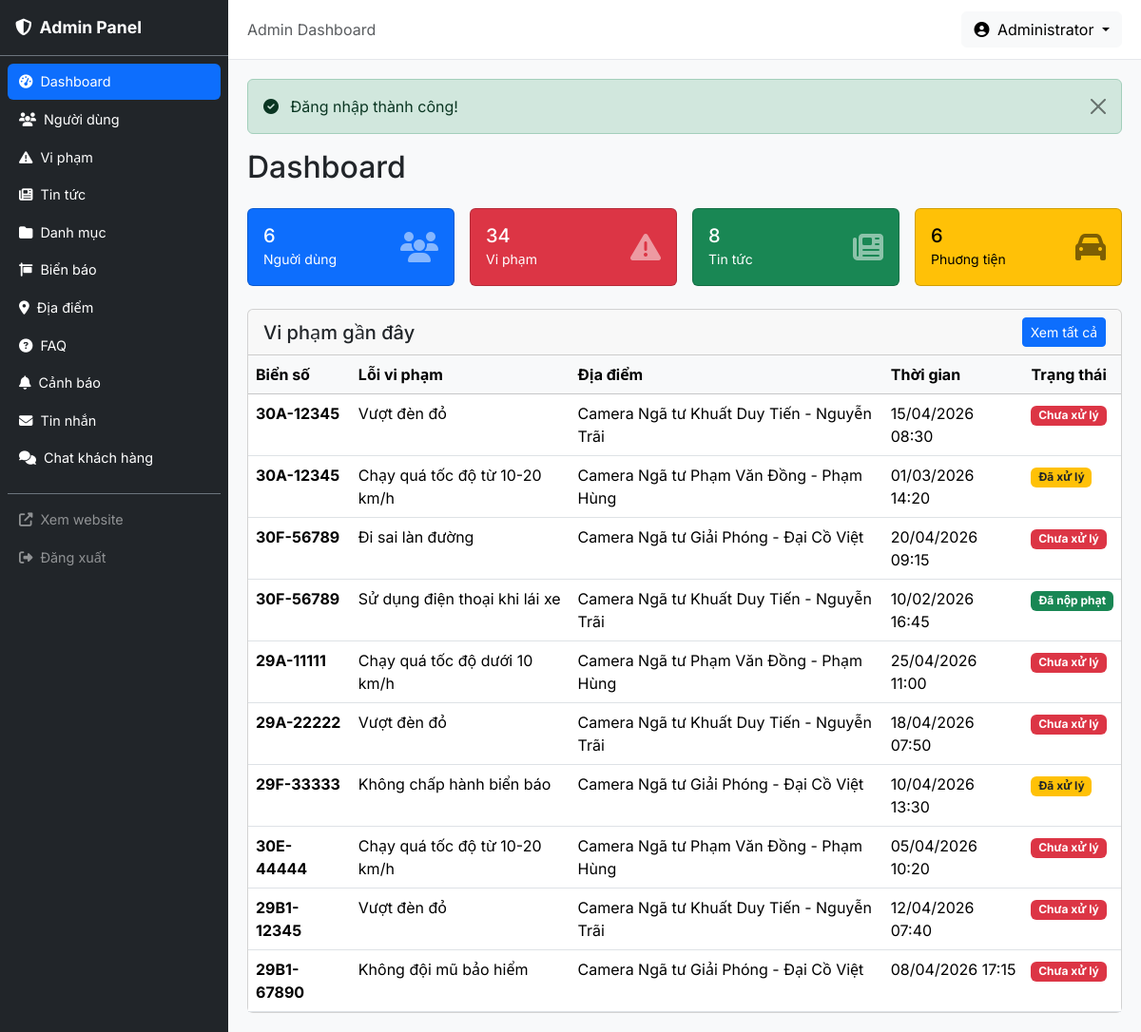
The page /admin (signed in) on the database its author committed.
### tables this page shows
CREATE TABLE violations (
    id INT AUTO_INCREMENT PRIMARY KEY,
    plate_number VARCHAR(20) NOT NULL COMMENT 'Biển số xe',
    vehicle_type ENUM('car','motorcycle','electric_motorcycle') NOT NULL,
    violation_date DATETIME NOT NULL COMMENT 'Thời gian vi phạm',
    location_id INT NULL COMMENT 'Địa điểm vi phạm',
    offense_id INT NULL COMMENT 'Lỗi vi phạm',
    status ENUM('pending','processed','paid') NOT NULL DEFAULT 'pending' COMMENT 'Trạng thái xử lý',
    fine_amount VARCHAR(100) NULL COMMENT 'Mức phạt cụ thể',
    decision_number VARCHAR(50) NULL COMMENT 'Số quyết định',
    decision_date DATE NULL COMMENT 'Ngày ra quyết định',
    notes TEXT NULL,
    created_at DATETIME NOT NULL DEFAULT CURRENT_TIMESTAMP,
    updated_at DATETIME NULL ON UPDATE CURRENT_TIMESTAMP,
    FOREIGN KEY (location_id) REFERENCES locations(id) ON DELETE SET NULL,
    FOREIGN KEY (offense_id) REFERENCES offenses(id) ON DELETE SET NULL,
    INDEX idx_lookup (plate_number, vehicle_type),
    INDEX idx_plate (plate_number),
    INDEX idx_violation_date (violation_date),
    INDEX idx_status (status),
    INDEX idx_vehicle_type (vehicle_type)
);

CREATE TABLE offenses (
    id INT AUTO_INCREMENT PRIMARY KEY,
    name VARCHAR(255) NOT NULL COMMENT 'Tên lỗi',
    description TEXT NULL COMMENT 'Mô tả chi tiết',
    penalty VARCHAR(255) NULL COMMENT 'Mức phạt',
    category_id INT NULL,
    created_at DATETIME NOT NULL DEFAULT CURRENT_TIMESTAMP,
    updated_at DATETIME NULL ON UPDATE CURRENT_TIMESTAMP,
    FOREIGN KEY (category_id) REFERENCES offense_categories(id) ON DELETE SET NULL,
    INDEX idx_category (category_id)
);

CREATE TABLE locations (
    id INT AUTO_INCREMENT PRIMARY KEY,
    name VARCHAR(255) NOT NULL,
    type ENUM('camera','csgt','toll','inspection') NOT NULL,
    address VARCHAR(500) NULL,
    latitude DECIMAL(10,7) NOT NULL DEFAULT 0,
    longitude DECIMAL(10,7) NOT NULL DEFAULT 0,
    description TEXT NULL,
    status TINYINT NOT NULL DEFAULT 1,
    created_at DATETIME NOT NULL DEFAULT CURRENT_TIMESTAMP,
    updated_at DATETIME NULL ON UPDATE CURRENT_TIMESTAMP,
    INDEX idx_type (type),
    INDEX idx_status (status)
);

### app/core/Controller.php (called while the page is built, shortened)
<?php
class Controller
{
    protected function view(string $view, array $data = [], string $layout = 'client'): void
    {
        extract($data);
        $viewPath = __DIR__ . '/../views/' . $view . '.php';
        require $viewPath;
    }
}

### app/controllers/admin/DashboardController.php (called while the page is built, shortened)
<?php
class DashboardController extends Controller
{
    public function index(): void
    {
        $userModel = new User();
        $violationModel = new Violation();
        $newsModel = new News();
        $vehicleModel = new Vehicle();
        $data = [
            'title'           => 'Dashboard',
            'totalUsers'      => $userModel->count(),
            'totalViolations' => $violationModel->count(),
            'totalNews'       => $newsModel->count(),
            'totalVehicles'   => $vehicleModel->count(),
            'recentViolations' => $violationModel->getAllWithDetails([], 'v.created_at DESC', 10),
        ];
        $this->view('admin/dashboard/index', $data, 'admin');
    }
}

### public/index.php (called while the page is built, shortened)
<?php
spl_autoload_register(function (string $class): void {
    $prefix = 'App\\';
    $baseDir = __DIR__ . '/../app/';
    $relativeClass = substr($class, strlen($prefix));
    $parts = explode('\\', $relativeClass);
    $parts[0] = strtolower($parts[0]);
    if (count($parts) > 1 && $parts[0] === 'controllers') {
        $parts[1] = strtolower($parts[1]);
    }
    $file = $baseDir . implode('/', $parts) . '.php';
});
$router = new App\Core\Router();
$uri = $_SERVER['REQUEST_URI'] ?? '/';
$method = $_SERVER['REQUEST_METHOD'] ?? 'GET';
$router->dispatch($uri, $method);

### app/core/Model.php (called while the page is built, shortened)
<?php
class Model
{
    protected PDO $db;
    protected string $table = '';
    public function __construct()
    {
        $this->db = Database::getInstance()->getConnection();
    }
    public function count(array $conditions = []): int
    {
        $sql = "SELECT COUNT(*) FROM {$this->table}";
        $params = [];
        $stmt = $this->db->prepare($sql);
        $stmt->execute($params);
        return (int) $stmt->fetchColumn();
    }
}

### app/core/Database.php (called while the page is built, shortened)
<?php
class Database
{
    private static ?Database $instance = null;
    private \PDO $pdo;
    private function __construct()
    {
        $config = require __DIR__ . '/../../config/config.php';
        $dsn = sprintf(
            'mysql:host=%s;dbname=%s;charset=%s',
            $config['db_host'],
            $config['db_name'],
            $config['db_charset']
        );
        $this->pdo = new \PDO($dsn, $config['db_user'], $config['db_pass'], [
            \PDO::ATTR_ERRMODE            => \PDO::ERRMODE_EXCEPTION,
            \PDO::ATTR_DEFAULT_FETCH_MODE => \PDO::FETCH_ASSOC,
            \PDO::ATTR_EMULATE_PREPARES   => false,
        ]);
    }
    public static function getInstance(): self
    {
        if (self::$instance === null) {
            self::$instance = new self();
        }
        return self::$instance;
    }
    public function getConnection(): \PDO
    {
        return $this->pdo;
    }
}

### app/models/Violation.php (called while the page is built, shortened)
<?php
class Violation extends Model
{
    public function getAllWithDetails(array $conditions = [], string $orderBy = 'v.violation_date DESC', int $limit = 0, int $offset = 0): array
    {
        $sql = "SELECT v.*, l.name as location_name, o.name as offense_name
                FROM violations v
                LEFT JOIN locations l ON v.location_id = l.id
                LEFT JOIN offenses o ON v.offense_id = o.id";
        $params = [];
        $sql .= " ORDER BY {$orderBy}";
        if ($limit > 0) {
            $sql .= " LIMIT {$limit}";
        }
        $stmt = $this->db->prepare($sql);
        $stmt->execute($params);
        return $stmt->fetchAll();
    }
}

### app/core/Helper.php (called while the page is built, shortened)
<?php
class Helper
{
    public static function formatDateTime(string $datetime): string
    {
        $date = new \DateTime($datetime);
        return $date->format('d/m/Y H:i');
    }
}

### app/views/admin/dashboard/index.php (the view)
<?php
require __DIR__ . '/../../partials/alerts.php';
?>
<h2 class="mb-4">Dashboard</h2>
<div class="row g-3 mb-4">
    <div class="col-md-3">
        <div class="card text-bg-primary">
            <div class="card-body">
                <div class="d-flex justify-content-between align-items-center">
                    <div>
                        <h5 class="card-title mb-0"><?= $totalUsers ?></h5>
                        <small>Nguời dùng</small>
                    </div>
                    <i class="fas fa-users fa-2x opacity-50"></i>
                </div>
            </div>
        </div>
    </div>
    <div class="col-md-3">
        <div class="card text-bg-danger">
            <div class="card-body">
                <div class="d-flex justify-content-between align-items-center">
                    <div>
                        <h5 class="card-title mb-0"><?= $totalViolations ?></h5>
                        <small>Vi phạm</small>
                    </div>
                    <i class="fas fa-exclamation-triangle fa-2x opacity-50"></i>
                </div>
            </div>
        </div>
    </div>
    <div class="col-md-3">
        <div class="card text-bg-success">
            <div class="card-body">
                <div class="d-flex justify-content-between align-items-center">
                    <div>
                        <h5 class="card-title mb-0"><?= $totalNews ?></h5>
                        <small>Tin tức</small>
                    </div>
                    <i class="fas fa-newspaper fa-2x opacity-50"></i>
                </div>
            </div>
        </div>
    </div>
    <div class="col-md-3">
        <div class="card text-bg-warning">
            <div class="card-body">
                <div class="d-flex justify-content-between align-items-center">
                    <div>
                        <h5 class="card-title mb-0"><?= $totalVehicles ?></h5>
                        <small>Phuơng tiện</small>
                    </div>
                    <i class="fas fa-car fa-2x opacity-50"></i>
                </div>
            </div>
        </div>
    </div>
</div>
<div class="card">
    <div class="card-header d-flex justify-content-between align-items-center">
        <h5 class="mb-0">Vi phạm gần đây</h5>
        <a href="/admin/violations" class="btn btn-sm btn-primary">Xem tất cả</a>
    </div>
    <div class="card-body p-0">
        <table class="table table-hover mb-0">
            <thead class="table-light">
                <tr>
                    <th>Biển số</th>
                    <th>Lỗi vi phạm</th>
                    <th>Địa điểm</th>
                    <th>Thời gian</th>
                    <th>Trạng thái</th>
                </tr>
            </thead>
            <tbody>
                <?php
                if (empty($recentViolations)): ?>
                    <tr><td colspan="5" class="text-center text-muted py-3">Chưa có vi phạm nào.</td></tr>
                <?php else:
                    foreach ($recentViolations as $v): ?>
                <tr>
                    <td><strong><?= htmlspecialchars($v['plate_number'], ENT_QUOTES, 'UTF-8') ?></strong></td>
                    <td><?= htmlspecialchars($v['offense_name'] ?? '—', ENT_QUOTES, 'UTF-8') ?></td>
                    <td><?= htmlspecialchars($v['location_name'] ?? '—', ENT_QUOTES, 'UTF-8') ?></td>
                    <td><?= htmlspecialchars(\App\Core\Helper::formatDateTime($v['violation_date']), ENT_QUOTES, 'UTF-8') ?></td>
                    <td>
                        <?php
                        echo match($v['status']) {
                            'pending' => '<span class="badge bg-danger">Chưa xử lý</span>',
                            'processed' => '<span class="badge bg-warning text-dark">Đã xử lý</span>',
                            'paid' => '<span class="badge bg-success">Đã nộp phạt</span>',
                            default => '<span class="badge bg-secondary">' . htmlspecialchars($v['status'], ENT_QUOTES, 'UTF-8') . '</span>',
                        };
                        ?>
                    </td>
                </tr>
                <?php endforeach; endif; ?>
            </tbody>
        </table>
    </div>
</div>

### app/core/Router.php (shortened to what this page needs)
<?php
class Router
{
    private array $routes = [];
    private function addRoute(string $method, string $uri, string $handler): void
    {
        $pattern = preg_replace('/\{([a-zA-Z_]+)\}/', '(?P<$1>[^/]+)', $uri);
        $pattern = '#^' . $pattern . '$#';
        $this->routes[] = [
            'method'  => $method,
            'pattern' => $pattern,
            'handler' => $handler,
        ];
    }
    public function dispatch(string $uri, string $method): void
    {
        $uri = parse_url($uri, PHP_URL_PATH);
        $uri = rtrim($uri, '/') ?: '/';
        foreach ($this->routes as $route) {
            if ($route['method'] !== strtoupper($method)) {
                continue;
            }
            if (preg_match($route['pattern'], $uri, $matches)) {
                $this->params = array_filter($matches, fn($key) => is_string($key), ARRAY_FILTER_USE_KEY);
                [$controllerPath, $action] = explode('@', $route['handler']);
                $controller = new $controllerClass();
                call_user_func_array([$controller, $action], array_values($this->params));
                return;
            }
        }
    }
}

### public/assets/css/admin.css (style rules this page uses)
:root { --sidebar-width: 240px; --primary: #1a56db; --primary-dark: #1e40af; }
body { font-family: 'Inter', 'Segoe UI', Tahoma, Geneva, Verdana, sans-serif; }

### rows shown on the page
violations: plate_number "30A-12345", offense.name "Vượt đèn đỏ", location.name "Camera Ngã tư Khuất Duy Tiến - Nguyễn Trãi", violation_date "15/04/2026 08:30", status "Chưa xử lý"
violations: plate_number "30A-12345", offense.name "Chạy quá tốc độ từ 10-20 km/h", location.name "Camera Ngã tư Phạm Văn Đồng - Phạm Hùng", violation_date "01/03/2026 14:20", status "Đã xử lý"
violations: plate_number "30F-56789", offense.name "Đi sai làn đường", location.name "Camera Ngã tư Giải Phóng - Đại Cồ Việt", violation_date "20/04/2026 09:15", status "Chưa xử lý"
violations: plate_number "30F-56789", offense.name "Sử dụng điện thoại khi lái xe", location.name "Camera Ngã tư Khuất Duy Tiến - Nguyễn Trãi", violation_date "10/02/2026 16:45", status "Đã nộp phạt"
violations: plate_number "29A-11111", offense.name "Chạy quá tốc độ dưới 10 km/h", location.name "Camera Ngã tư Phạm Văn Đồng - Phạm Hùng", violation_date "25/04/2026 11:00", status "Chưa xử lý"
violations: plate_number "29A-22222", offense.name "Vượt đèn đỏ", location.name "Camera Ngã tư Khuất Duy Tiến - Nguyễn Trãi", violation_date "18/04/2026 07:50", status "Chưa xử lý"
violations: plate_number "29F-33333", offense.name "Không chấp hành biển báo", location.name "Camera Ngã tư Giải Phóng - Đại Cồ Việt", violation_date "10/04/2026 13:30", status "Đã xử lý"
violations: plate_number "30E-44444", offense.name "Chạy quá tốc độ từ 10-20 km/h", location.name "Camera Ngã tư Phạm Văn Đồng - Phạm Hùng", violation_date "05/04/2026 10:20", status "Chưa xử lý"
violations: plate_number "29B1-12345", offense.name "Vượt đèn đỏ", location.name "Camera Ngã tư Khuất Duy Tiến - Nguyễn Trãi", violation_date "12/04/2026 07:40", status "Chưa xử lý"
violations: plate_number "29B1-67890", offense.name "Không đội mũ bảo hiểm", location.name "Camera Ngã tư Giải Phóng - Đại Cồ Việt", violation_date "08/04/2026 17:15", status "Chưa xử lý"
